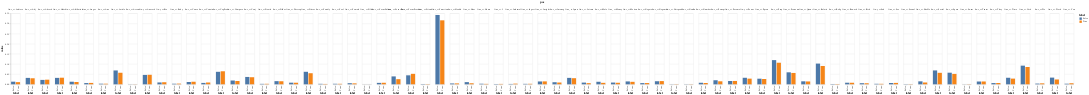

The notebook cell this image was saved under:
### Markdown cell above
### Viz: LIWC

### Code cell
liwc_df = df_flat.loc[:, (df_flat.columns.str.startswith('liwc')|df_flat.columns.str.startswith('label'))]

liwc_grouped = liwc_df.groupby('label').sum().T
# 0:10387
# 1:10374
liwc_grouped[0] = liwc_grouped[0]/10387
liwc_grouped[1] = liwc_grouped[1]/10374

liwc_fal = liwc_grouped[[0]]
liwc_fal['label']=['False']*len(liwc_grouped)
liwc_fal['pos']=liwc_grouped.index
liwc_fal = liwc_fal.rename(columns={0: 'value'})
liwc_tru = liwc_grouped[[1]]
liwc_tru['label']=['True']*len(liwc_grouped)
liwc_tru['pos']=liwc_grouped.index
liwc_tru = liwc_tru.rename(columns={1: 'value'})

liwc_fal_tru = pd.concat([liwc_fal, liwc_tru],axis=0)


alt.Chart(liwc_fal_tru).mark_bar().encode(
    x='label:O',
    y='value:Q',
    color='label:N',
    column='pos:N'
)

### Figure 1 — Vega-Lite specification as saved in the notebook (floating-point values rounded to 4 significant figures; data arrays with more than 128 entries replaced by an {"elided": "..."} marker saying what was removed)
{"config": {"view": {"continuousWidth": 400, "continuousHeight": 300}}, "data": {"name": "data-04084874ced73fff0179bd3fad477ea5"}, "mark": "bar", "encoding": {"color": {"type": "nominal", "field": "label"}, "column": {"type": "nominal", "field": "pos"}, "x": {"type": "ordinal", "field": "label"}, "y": {"type": "quantitative", "field": "value"}}, "$schema": "https://vega.github.io/schema/vega-lite/v4.8.1.json", "datasets": {"data-04084874ced73fff0179bd3fad477ea5": {"elided": "146 records"}}}
